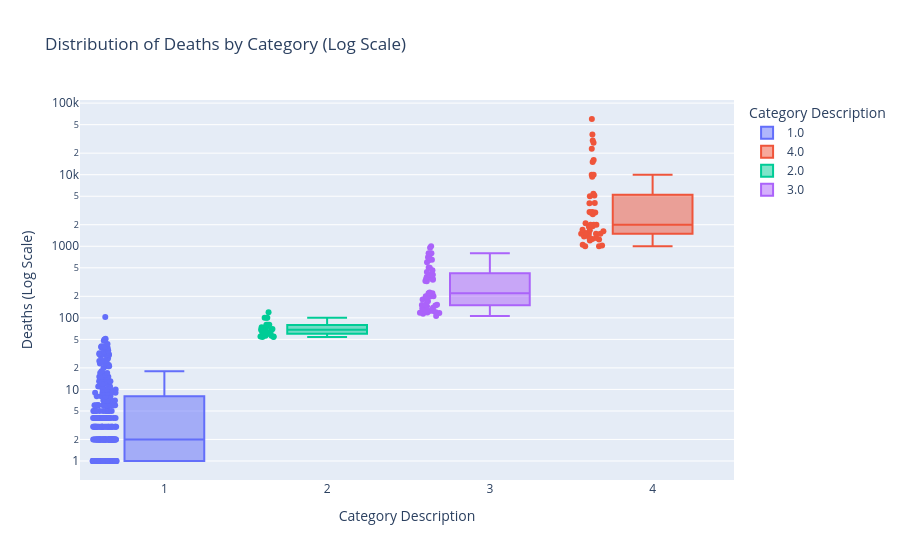
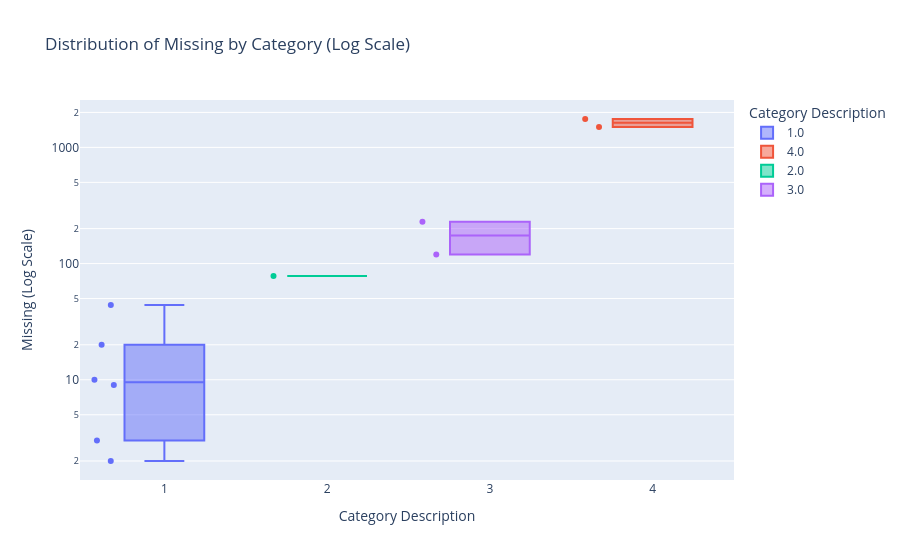
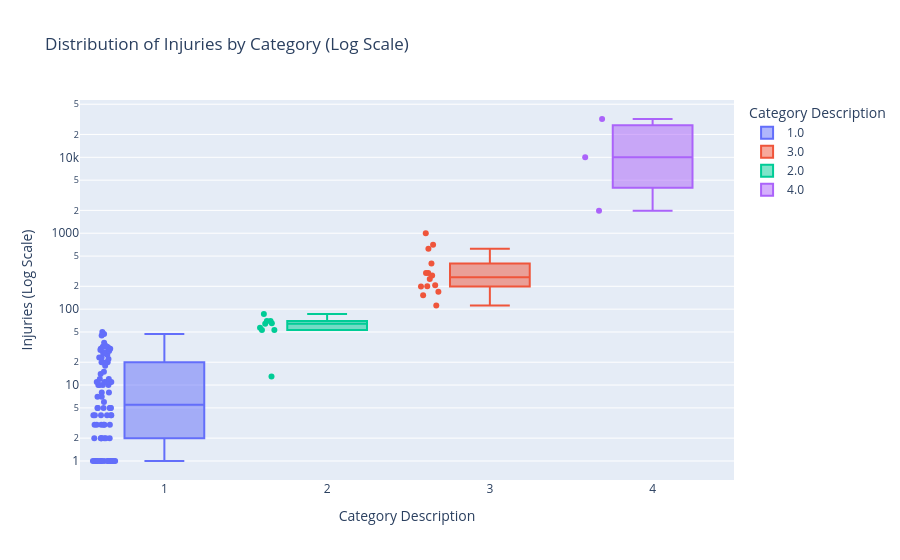
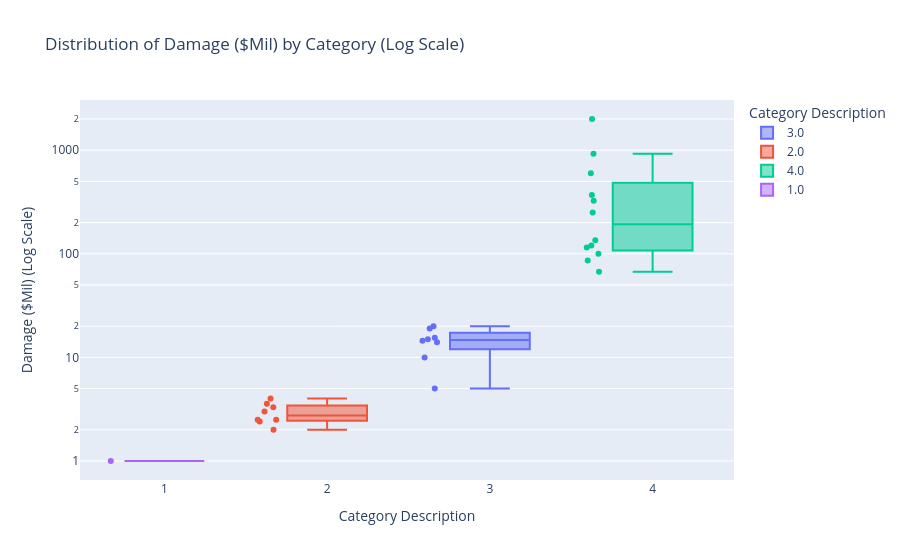

Write notebook code for charts like these, in order.
### Markdown cell above
Looking at this result we can therefore see that dropping the description columns is not a good idea. We therefore have to find a way to understand this ordinal orders. To do this we will visualise the distribution of the description columns compared to the numerical values they represent in rows where we have both.

### Code cell
def analyze_all_description_pairs(df):
    """
    Loops through multiple metric/description pairs to verify if they all follow 
    the ordinal scale pattern (1-4).
    """
    # We want to investigate the pairs as followed :  (Metric Column, Description Column)
    pairs_to_check = [
        ('Deaths', 'Death Description'),
        ('Missing', 'Missing Description'),
        ('Injuries', 'Injuries Description'),
        ('Damage ($Mil)', 'Damage Description'),
        ('Houses Destroyed', 'Houses Destroyed Description'),
        ('Total Deaths', 'Total Death Description'),
        ('Total Missing', 'Total Missing Description'),
        ('Total Injuries', 'Total Injuries Description'),
        ('Total Damage ($Mil)', 'Total Damage Description'),
        ('Total Houses Destroyed', 'Total Houses Destroyed Description')
    ]

    for metric_col, desc_col in pairs_to_check:
        df_filtered = df.dropna(subset=[metric_col, desc_col])
        # Check if columns exist in the dataframe before proceeding
        if metric_col in df_filtered.columns and desc_col in df_filtered.columns:
            print(f"Analysis: {metric_col}  vs.  {desc_col}")

            
            #Statistical Check
            # Group by the description (1, 2, 3, 4) and see the range of the actual numbers
            stats = df.groupby(desc_col)[metric_col].agg(
                Count='count', 
                Min='min', 
                Median='median', 
                Max='max',
                Mean='mean'
            )
            print(stats)
            
            # Filter data for plotting
            plot_df = df.dropna(subset=[metric_col, desc_col]).copy()
            plot_df['Category'] = plot_df[desc_col].astype(str) # Convert to string for categorical plotting
            
            fig = px.box(df_filtered, 
                        x=desc_col, 
                        y=metric_col, 
                        points="all", 
                        title=f"Distribution of {metric_col} by Category (Log Scale)",
                        log_y=True,
                        labels={desc_col: 'Category Description', metric_col: f'{metric_col} (Log Scale)'},
                        color=desc_col
                        )
            fig.show()
            
        else:
            print(f"Skipping pair {metric_col}/{desc_col}: Columns not found.")


analyze_all_description_pairs(df_agent_divided)

### Figure 1 — Plotly figure (JSON) as saved in the notebook; plotly's stock layout.template omitted (floating-point values rounded to 4 significant figures; data arrays with more than 128 entries replaced by an {"elided": "..."} marker saying what was removed)
{"data": [{"alignmentgroup": "True", "boxpoints": "all", "hovertemplate": "Category Description=%{x}<br>Deaths (Log Scale)=%{y}<extra></extra>", "legendgroup": "1.0", "marker": {"color": "#636efa"}, "name": "1.0", "notched": false, "offsetgroup": "1.0", "orientation": "v", "showlegend": true, "type": "box", "x": {"elided": "344 float values"}, "x0": " ", "xaxis": "x", "y": {"elided": "344 float values"}, "y0": " ", "yaxis": "y"}, {"alignmentgroup": "True", "boxpoints": "all", "hovertemplate": "Category Description=%{x}<br>Deaths (Log Scale)=%{y}<extra></extra>", "legendgroup": "4.0", "marker": {"color": "#EF553B"}, "name": "4.0", "notched": false, "offsetgroup": "4.0", "orientation": "v", "showlegend": true, "type": "box", "x": [4.0, 4.0, 4.0, 4.0, 4.0, 4.0, 4.0, 4.0, 4.0, 4.0, 4.0, 4.0, 4.0, 4.0, 4.0, 4.0, 4.0, 4.0, 4.0, 4.0, 4.0, 4.0, 4.0, 4.0, 4.0, 4.0, 4.0, 4.0, 4.0, 4.0, 4.0, 4.0, 4.0, 4.0, 4.0, 4.0, 4.0, 4.0, 4.0, 4.0, 4.0, 4.0, 4.0, 4.0], "x0": " ", "xaxis": "x", "y": [2100.0, 30000.0, 16000.0, 1001.0, 10000.0, 1500.0, 4000.0, 1001.0, 5000.0, 2000.0, 3000.0, 3000.0, 2000.0, 1053.0, 2000.0, 2957.0, 1300.0, 1491.0, 9350.0, 5405.0, 15000.0, 1200.0, 60000.0, 4011.0, 1900.0, 2806.0, 1500.0, 36420.0, 1532.0, 1680.0, 28000.0, 1500.0, 10000.0, 1335.0, 5110.0, 1369.0, 2942.0, 1028.0, 1239.0, 1879.0, 23080.0, 1700.0, 1620.0, 1266.0], "y0": " ", "yaxis": "y"}, {"alignmentgroup": "True", "boxpoints": "all", "hovertemplate": "Category Description=%{x}<br>Deaths (Log Scale)=%{y}<extra></extra>", "legendgroup": "2.0", "marker": {"color": "#00cc96"}, "name": "2.0", "notched": false, "offsetgroup": "2.0", "orientation": "v", "showlegend": true, "type": "box", "x": [2.0, 2.0, 2.0, 2.0, 2.0, 2.0, 2.0, 2.0, 2.0, 2.0, 2.0, 2.0, 2.0, 2.0, 2.0, 2.0, 2.0, 2.0, 2.0, 2.0, 2.0, 2.0, 2.0, 2.0, 2.0, 2.0, 2.0], "x0": " ", "xaxis": "x", "y": [80.0, 56.0, 100.0, 56.0, 63.0, 54.0, 77.0, 74.0, 55.0, 72.0, 63.0, 100.0, 54.0, 68.0, 64.0, 120.0, 80.0, 80.0, 61.0, 68.0, 70.0, 75.0, 60.0, 60.0, 100.0, 55.0, 67.0], "y0": " ", "yaxis": "y"}, {"alignmentgroup": "True", "boxpoints": "all", "hovertemplate": "Category Description=%{x}<br>Deaths (Log Scale)=%{y}<extra></extra>", "legendgroup": "3.0", "marker": {"color": "#ab63fa"}, "name": "3.0", "notched": false, "offsetgroup": "3.0", "orientation": "v", "showlegend": true, "type": "box", "x": [3.0, 3.0, 3.0, 3.0, 3.0, 3.0, 3.0, 3.0, 3.0, 3.0, 3.0, 3.0, 3.0, 3.0, 3.0, 3.0, 3.0, 3.0, 3.0, 3.0, 3.0, 3.0, 3.0, 3.0, 3.0, 3.0, 3.0, 3.0, 3.0, 3.0, 3.0, 3.0, 3.0, 3.0, 3.0, 3.0, 3.0, 3.0, 3.0, 3.0, 3.0, 3.0, 3.0, 3.0, 3.0, 3.0, 3.0, 3.0, 3.0, 3.0, 3.0, 3.0], "x0": " ", "xaxis": "x", "y": [600.0, 220.0, 180.0, 400.0, 636.0, 800.0, 200.0, 700.0, 120.0, 153.0, 135.0, 400.0, 953.0, 126.0, 118.0, 1000.0, 106.0, 326.0, 400.0, 170.0, 200.0, 340.0, 153.0, 461.0, 180.0, 350.0, 125.0, 350.0, 221.0, 138.0, 325.0, 144.0, 226.0, 200.0, 507.0, 117.0, 699.0, 500.0, 151.0, 114.0, 355.0, 215.0, 119.0, 149.0, 372.0, 200.0, 125.0, 800.0, 650.0, 367.0, 201.0, 437.0], "y0": " ", "yaxis": "y"}], "layout": {"boxmode": "overlay", "legend": {"title": {"text": "Category Description"}, "tracegroupgap": 0}, "title": {"text": "Distribution of Deaths by Category (Log Scale)"}, "xaxis": {"anchor": "y", "categoryarray": [1, 4, 2, 3], "categoryorder": "array", "domain": [0, 1], "title": {"text": "Category Description"}}, "yaxis": {"anchor": "x", "domain": [0, 1], "title": {"text": "Deaths (Log Scale)"}, "type": "log"}}}

### Figure 2 — Plotly figure (JSON) as saved in the notebook; plotly's stock layout.template omitted (floating-point values rounded to 4 significant figures)
{"data": [{"alignmentgroup": "True", "boxpoints": "all", "hovertemplate": "Category Description=%{x}<br>Missing (Log Scale)=%{y}<extra></extra>", "legendgroup": "1.0", "marker": {"color": "#636efa"}, "name": "1.0", "notched": false, "offsetgroup": "1.0", "orientation": "v", "showlegend": true, "type": "box", "x": [1.0, 1.0, 1.0, 1.0, 1.0, 1.0], "x0": " ", "xaxis": "x", "y": [2.0, 3.0, 44.0, 10.0, 9.0, 20.0], "y0": " ", "yaxis": "y"}, {"alignmentgroup": "True", "boxpoints": "all", "hovertemplate": "Category Description=%{x}<br>Missing (Log Scale)=%{y}<extra></extra>", "legendgroup": "4.0", "marker": {"color": "#EF553B"}, "name": "4.0", "notched": false, "offsetgroup": "4.0", "orientation": "v", "showlegend": true, "type": "box", "x": [4.0, 4.0], "x0": " ", "xaxis": "x", "y": [1500.0, 1755.0], "y0": " ", "yaxis": "y"}, {"alignmentgroup": "True", "boxpoints": "all", "hovertemplate": "Category Description=%{x}<br>Missing (Log Scale)=%{y}<extra></extra>", "legendgroup": "2.0", "marker": {"color": "#00cc96"}, "name": "2.0", "notched": false, "offsetgroup": "2.0", "orientation": "v", "showlegend": true, "type": "box", "x": [2.0], "x0": " ", "xaxis": "x", "y": [78.0], "y0": " ", "yaxis": "y"}, {"alignmentgroup": "True", "boxpoints": "all", "hovertemplate": "Category Description=%{x}<br>Missing (Log Scale)=%{y}<extra></extra>", "legendgroup": "3.0", "marker": {"color": "#ab63fa"}, "name": "3.0", "notched": false, "offsetgroup": "3.0", "orientation": "v", "showlegend": true, "type": "box", "x": [3.0, 3.0], "x0": " ", "xaxis": "x", "y": [120.0, 229.0], "y0": " ", "yaxis": "y"}], "layout": {"boxmode": "overlay", "legend": {"title": {"text": "Category Description"}, "tracegroupgap": 0}, "title": {"text": "Distribution of Missing by Category (Log Scale)"}, "xaxis": {"anchor": "y", "categoryarray": [1, 4, 2, 3], "categoryorder": "array", "domain": [0, 1], "title": {"text": "Category Description"}}, "yaxis": {"anchor": "x", "domain": [0, 1], "title": {"text": "Missing (Log Scale)"}, "type": "log"}}}

### Figure 3 — Plotly figure (JSON) as saved in the notebook; plotly's stock layout.template omitted (floating-point values rounded to 4 significant figures)
{"data": [{"alignmentgroup": "True", "boxpoints": "all", "hovertemplate": "Category Description=%{x}<br>Injuries (Log Scale)=%{y}<extra></extra>", "legendgroup": "1.0", "marker": {"color": "#636efa"}, "name": "1.0", "notched": false, "offsetgroup": "1.0", "orientation": "v", "showlegend": true, "type": "box", "x": [1.0, 1.0, 1.0, 1.0, 1.0, 1.0, 1.0, 1.0, 1.0, 1.0, 1.0, 1.0, 1.0, 1.0, 1.0, 1.0, 1.0, 1.0, 1.0, 1.0, 1.0, 1.0, 1.0, 1.0, 1.0, 1.0, 1.0, 1.0, 1.0, 1.0, 1.0, 1.0, 1.0, 1.0, 1.0, 1.0, 1.0, 1.0, 1.0, 1.0, 1.0, 1.0, 1.0, 1.0, 1.0, 1.0, 1.0, 1.0, 1.0, 1.0, 1.0, 1.0, 1.0, 1.0, 1.0, 1.0, 1.0, 1.0, 1.0, 1.0, 1.0, 1.0, 1.0, 1.0, 1.0, 1.0, 1.0, 1.0, 1.0, 1.0, 1.0, 1.0, 1.0, 1.0, 1.0, 1.0, 1.0, 1.0, 1.0, 1.0, 1.0, 1.0], "x0": " ", "xaxis": "x", "y": [5.0, 31.0, 30.0, 47.0, 1.0, 11.0, 1.0, 3.0, 10.0, 45.0, 1.0, 2.0, 36.0, 1.0, 3.0, 4.0, 20.0, 7.0, 26.0, 2.0, 20.0, 1.0, 1.0, 1.0, 10.0, 6.0, 11.0, 5.0, 3.0, 10.0, 4.0, 1.0, 2.0, 23.0, 32.0, 11.0, 15.0, 7.0, 4.0, 2.0, 50.0, 1.0, 5.0, 12.0, 22.0, 5.0, 20.0, 18.0, 29.0, 4.0, 1.0, 32.0, 5.0, 14.0, 1.0, 1.0, 2.0, 5.0, 1.0, 1.0, 8.0, 3.0, 4.0, 2.0, 4.0, 3.0, 10.0, 11.0, 8.0, 11.0, 3.0, 30.0, 1.0, 27.0, 23.0, 28.0, 2.0, 1.0, 25.0, 20.0, 12.0, 33.0], "y0": " ", "yaxis": "y"}, {"alignmentgroup": "True", "boxpoints": "all", "hovertemplate": "Category Description=%{x}<br>Injuries (Log Scale)=%{y}<extra></extra>", "legendgroup": "3.0", "marker": {"color": "#EF553B"}, "name": "3.0", "notched": false, "offsetgroup": "3.0", "orientation": "v", "showlegend": true, "type": "box", "x": [3.0, 3.0, 3.0, 3.0, 3.0, 3.0, 3.0, 3.0, 3.0, 3.0, 3.0, 3.0, 3.0, 3.0], "x0": " ", "xaxis": "x", "y": [707.0, 300.0, 199.0, 112.0, 207.0, 200.0, 250.0, 624.0, 1000.0, 152.0, 300.0, 400.0, 277.0, 169.0], "y0": " ", "yaxis": "y"}, {"alignmentgroup": "True", "boxpoints": "all", "hovertemplate": "Category Description=%{x}<br>Injuries (Log Scale)=%{y}<extra></extra>", "legendgroup": "2.0", "marker": {"color": "#00cc96"}, "name": "2.0", "notched": false, "offsetgroup": "2.0", "orientation": "v", "showlegend": true, "type": "box", "x": [2.0, 2.0, 2.0, 2.0, 2.0, 2.0, 2.0, 2.0, 2.0], "x0": " ", "xaxis": "x", "y": [53.0, 65.0, 70.0, 57.0, 53.0, 86.0, 13.0, 70.0, 64.0], "y0": " ", "yaxis": "y"}, {"alignmentgroup": "True", "boxpoints": "all", "hovertemplate": "Category Description=%{x}<br>Injuries (Log Scale)=%{y}<extra></extra>", "legendgroup": "4.0", "marker": {"color": "#ab63fa"}, "name": "4.0", "notched": false, "offsetgroup": "4.0", "orientation": "v", "showlegend": true, "type": "box", "x": [4.0, 4.0, 4.0], "x0": " ", "xaxis": "x", "y": [10000.0, 1972.0, 31940.0], "y0": " ", "yaxis": "y"}], "layout": {"boxmode": "overlay", "legend": {"title": {"text": "Category Description"}, "tracegroupgap": 0}, "title": {"text": "Distribution of Injuries by Category (Log Scale)"}, "xaxis": {"anchor": "y", "categoryarray": [1, 3, 2, 4], "categoryorder": "array", "domain": [0, 1], "title": {"text": "Category Description"}}, "yaxis": {"anchor": "x", "domain": [0, 1], "title": {"text": "Injuries (Log Scale)"}, "type": "log"}}}

### Figure 4 — Plotly figure (JSON) as saved in the notebook; plotly's stock layout.template omitted (floating-point values rounded to 4 significant figures)
{"data": [{"alignmentgroup": "True", "boxpoints": "all", "hovertemplate": "Category Description=%{x}<br>Damage ($Mil) (Log Scale)=%{y}<extra></extra>", "legendgroup": "3.0", "marker": {"color": "#636efa"}, "name": "3.0", "notched": false, "offsetgroup": "3.0", "orientation": "v", "showlegend": true, "type": "box", "x": [3.0, 3.0, 3.0, 3.0, 3.0, 3.0, 3.0, 3.0], "x0": " ", "xaxis": "x", "y": [19.0, 10.0, 15.0, 5.0, 14.5, 14.0, 20.0, 15.5], "y0": " ", "yaxis": "y"}, {"alignmentgroup": "True", "boxpoints": "all", "hovertemplate": "Category Description=%{x}<br>Damage ($Mil) (Log Scale)=%{y}<extra></extra>", "legendgroup": "2.0", "marker": {"color": "#EF553B"}, "name": "2.0", "notched": false, "offsetgroup": "2.0", "orientation": "v", "showlegend": true, "type": "box", "x": [2.0, 2.0, 2.0, 2.0, 2.0, 2.0, 2.0, 2.0], "x0": " ", "xaxis": "x", "y": [4.0, 3.3, 2.5, 3.0, 2.0, 2.4, 3.564, 2.5], "y0": " ", "yaxis": "y"}, {"alignmentgroup": "True", "boxpoints": "all", "hovertemplate": "Category Description=%{x}<br>Damage ($Mil) (Log Scale)=%{y}<extra></extra>", "legendgroup": "4.0", "marker": {"color": "#00cc96"}, "name": "4.0", "notched": false, "offsetgroup": "4.0", "orientation": "v", "showlegend": true, "type": "box", "x": [4.0, 4.0, 4.0, 4.0, 4.0, 4.0, 4.0, 4.0, 4.0, 4.0, 4.0, 4.0], "x0": " ", "xaxis": "x", "y": [2000.0, 86.0, 600.0, 100.0, 370.0, 120.0, 250.0, 115.0, 67.0, 325.0, 924.0, 135.4], "y0": " ", "yaxis": "y"}, {"alignmentgroup": "True", "boxpoints": "all", "hovertemplate": "Category Description=%{x}<br>Damage ($Mil) (Log Scale)=%{y}<extra></extra>", "legendgroup": "1.0", "marker": {"color": "#ab63fa"}, "name": "1.0", "notched": false, "offsetgroup": "1.0", "orientation": "v", "showlegend": true, "type": "box", "x": [1.0], "x0": " ", "xaxis": "x", "y": [1.0], "y0": " ", "yaxis": "y"}], "layout": {"boxmode": "overlay", "legend": {"title": {"text": "Category Description"}, "tracegroupgap": 0}, "title": {"text": "Distribution of Damage ($Mil) by Category (Log Scale)"}, "xaxis": {"anchor": "y", "categoryarray": [3, 2, 4, 1], "categoryorder": "array", "domain": [0, 1], "title": {"text": "Category Description"}}, "yaxis": {"anchor": "x", "domain": [0, 1], "title": {"text": "Damage ($Mil) (Log Scale)"}, "type": "log"}}}
